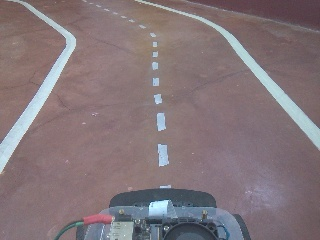
#> input picture Python/Test_Images/test_ROI-1.jpg, 320 x 240 px
$ python -i utls_drive.py   (imports and definitions only)
#> lines starting #> are read from the running program, lines starting #| are printed output that depends on the picture; after the words box and inside, x2 and y2 are one past the last pixel; in counts of white or black regions, pixels touching at a corner belong together
#> further down, picture is the input picture: shape (240, 320, 3); mean B, G, R 121.8, 117.7, 131.4
import os
import sys
import cv2
import numpy as np
import pandas as pd
from math import sqrt, pow
from imgaug import augmenters as iaa


#====== MAPPING VALUE FUNCTION =====##
# [50 lines left out: functions translate, imagePoint, inversePerspective, not called in this run]

# Crop/Cut Image
def cropImage(img):
    return img[0:164,:,:]

# Pre-processing Images
# [9 lines left out: function preProcessing, not called in this run]

# Line extractor
def thresholding(img):
    img = cv2.cvtColor(img, cv2.COLOR_BGR2HSV)
#> img: shape (240, 320, 3); mean H, S, V 118.4, 40.7, 135.8
    lowerWhite = np.array([49, 10, 0])
    upperWhite = np.array([114, 138, 255])
    img = cv2.inRange(img, lowerWhite, upperWhite)
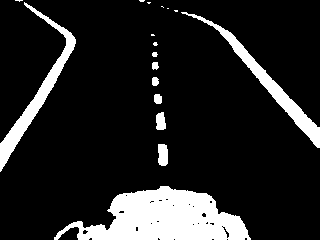
#> img: shape (240, 320); 13.8% white; 17 white regions (8 under 20 px), largest, box (x1, y1, x2, y2) and area: (54, 186, 251, 240) 6304, (0, 2, 76, 172) 1890, (181, 12, 320, 148) 1837
    img = cv2.cvtColor(img, cv2.COLOR_GRAY2RGB)
    return img

# Image Augmentation
# [126 lines left out: functions augmentImage, circularMeter, steeringMeter, throttleMeter, inferenceMeter, not called in this run]

>>> import cv2
>>> picture = cv2.imread('test_ROI-1.jpg')
>>> result = thresholding(picture)
